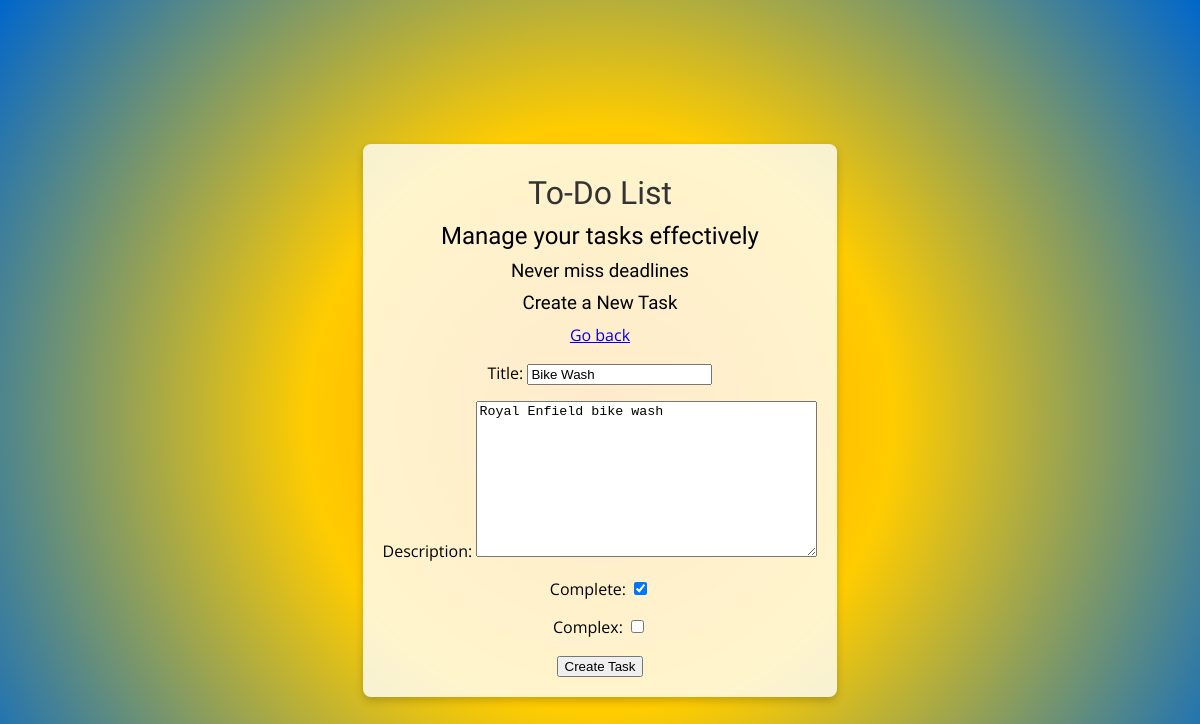
/task-update/12/ (signed in), run on the app's committed database.
### base/models.py (models this page shows, shortened)
class Task(models.Model):
    user = models.ForeignKey(User, on_delete=models.SET_NULL, null=True, blank=True)
    title = models.CharField(max_length=200, null=True, blank=True)
    description = models.TextField(null=True, blank=True)
    complete = models.BooleanField(default=False)
    created = models.DateTimeField(auto_now_add=True)
    complex = models.BooleanField(default=False)
    class Meta:
        ordering = ['complete']

### base/views.py (the view)
# urls.py: path('task-update/<int:pk>/', TaskUpdate.as_view(), name='task-update'),
class TaskUpdate(LoginRequiredMixin,UpdateView):
    model =  Task
    fields= ['title', 'description', 'complete', 'complex']
    success_url = reverse_lazy('task-list')

### base/templates/base/task_form.html (shortened to what this page needs)
{% extends 'base/main.html' %}
{% block content%}
<h3>Create a New Task</h3>
<a href="{% url 'task-list'%}">Go back </a>
<form method="POST" action="">
    {{ form.as_p }}
    <input type="submit" value="Create Task">
</form>
{% endblock content%}

### base/templates/base/main.html (style rules this page uses)
body { background: radial-gradient(circle, rgba(255, 153, 0, 1) 0%, rgba(255, 204, 0, 1) 40%, rgba(0, 102, 204, 1) 100%); font-family: 'Open Sans', sans-serif; padding: 20px; margin: 0; color: rgb(0, 0, 0); min-height: 100vh; display: flex; align-items: center; justify-content: center; }
h1, h2, h3, h4, h5, h6 { font-family: "Bungee Spice", sans-serif; font-weight: 400; font-style: normal; color: #000000; text-shadow: none; margin: 10px 0; }

### data on the page
Task: title "Bike Wash", description "Royal Enfield bike wash", complete "☑"
